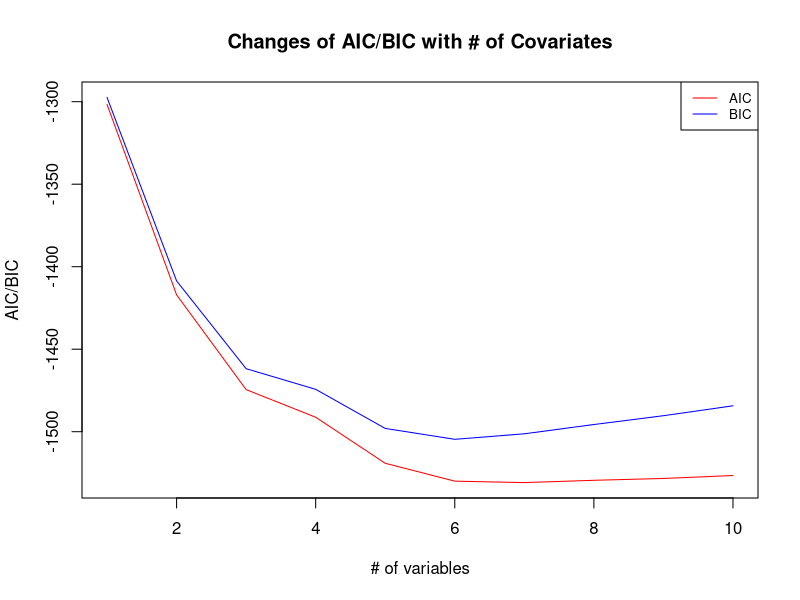

R code for this plot:
## ---- chunk 1
knitr::opts_chunk$set(echo = FALSE)
set.seed(1)
## ---- chunk 2
RSS.min=function(X,y,T){
  m=ncol(T); S.min=Inf
  for(j in 1:m){
    q=T[,j]; S=sum((lm(y~X[,q])$fitted.values - y)^2)/n
  if(S<S.min){S.min=S; set.q=q}
  }
return(list(value=S.min,set=set.q))
}

library(MASS)
df=Boston; X=as.matrix(df[,c(1,3,5,6,7,8,10,11,12,13)]); y=df[[14]];
p=ncol(X); n=length(y)
AIC.min=Inf
for(k in 1:p){
  T=combn(1:p,k); res=RSS.min(X,y,T)
  AIC= n*log(res$value/n)+2*k
  if(AIC<AIC.min){AIC.min=AIC; set.min= res$set}
}

AIC.min
set.min
## ---- chunk 3
RSS.min=function(X,y,T){
  m=ncol(T); S.min=Inf
  for(j in 1:m){
    q=T[,j]; S=sum((lm(y~X[,q])$fitted.values - y)^2)/n
  if(S<S.min){S.min=S; set.q=q}
  }
return(list(value=S.min,set=set.q))
}

library(MASS)
df=Boston; X=as.matrix(df[,c(1,3,5,6,7,8,10,11,12,13)]); y=df[[14]];
p=ncol(X); n=length(y)
BIC.min=Inf
for(k in 1:p){
  T=combn(1:p,k); res=RSS.min(X,y,T)
  BIC= n*log(res$value/n)+k*log(n)
  if(BIC<BIC.min){BIC.min=BIC; set.min= res$set}
}

BIC.min
set.min
## ---- chunk 4
RSS.min=function(X,y,T){
  m=ncol(T); S.min=Inf
  for(j in 1:m){
    q=T[,j]; S=sum((lm(y~X[,q])$fitted.values - y)^2)/n
    if(S<S.min){S.min=S; set.q=q}
  }
  return(list(value=S.min,set=set.q))
}

library(MASS)
df=Boston; X=as.matrix(df[,c(1,3,5,6,7,8,10,11,12,13)]); y=df[[14]];
n=nrow(X); p=ncol(X)
IC=function(k){
  T=combn(1:p,k);
  res=RSS.min(X,y,T)
  AIC= n*log(res$value/n)+2*k;
  BIC= n*log(res$value/n)+k*log(n)
  return(list(AIC=AIC,BIC=BIC))
}
AIC.seq=NULL; BIC.seq=NULL;
for(k in 1:p){AIC.seq=c(AIC.seq, IC(k)$AIC); BIC.seq=c(BIC.seq, IC(k)$BIC)}

plot(1:p, ylim=c(min(AIC.seq),max(BIC.seq)), type="n",xlab="# of variables",
     ylab="AIC/BIC", main= "Changes of AIC/BIC with # of Covariates")
lines(AIC.seq,col="red"); lines(BIC.seq,col="blue")
legend("topright",legend=c("AIC","BIC"), col=c("red","blue"), lwd=1, cex=.8)
